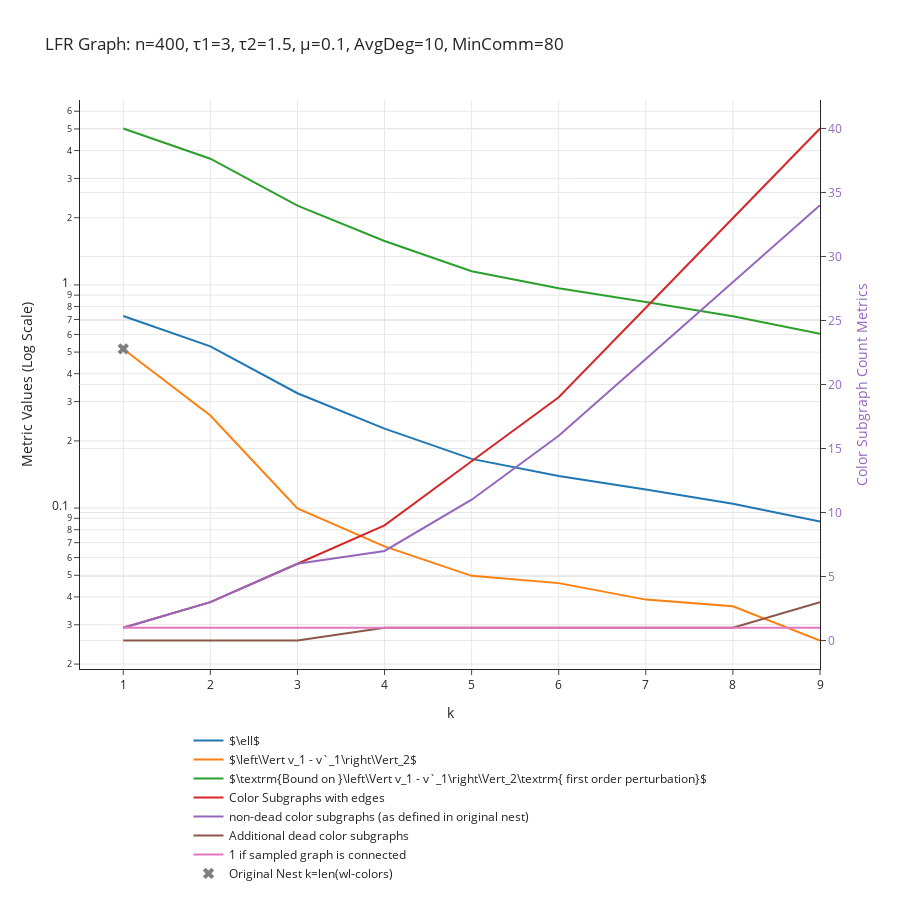

Notebook code for this chart:
### Markdown cell above
# LFR graphs exponential degree sequence

### Code cell
# Get a Graph
n = 400
tau1 = 3
tau2 = 1.5
mu = 0.1
G = nx.LFR_benchmark_graph(
    n, tau1, tau2, mu, average_degree=10, min_community=80, seed=10
)
G.remove_edges_from(nx.selfloop_edges(G))

data_dict = get_convergence_data_of_nest(G, min_cluster_size = 1, max_k=10)
plot_convergence_data(data_dict, f"LFR Graph: n={n}, τ1={tau1}, τ2={tau2}, μ={mu}, AvgDeg=10, MinComm=80")

### Figure 1 — Plotly figure (JSON) as saved in the notebook; plotly's stock layout.template omitted (floating-point values rounded to 4 significant figures)
{"data": [{"mode": "lines", "name": "$\\ell$", "type": "scatter", "x": [1, 2, 3, 4, 5, 6, 7, 8, 9], "y": [0.7254, 0.5308, 0.327, 0.2271, 0.1662, 0.1394, 0.121, 0.1045, 0.08717]}, {"mode": "lines", "name": "$\\left\\Vert v_1 - v`_1\\right\\Vert_2$", "type": "scatter", "x": [1, 2, 3, 4, 5, 6, 7, 8, 9], "y": [0.5165, 0.26, 0.09955, 0.06734, 0.0497, 0.04611, 0.03889, 0.0363, 0.02549]}, {"mode": "lines", "name": "$\\textrm{Bound on }\\left\\Vert v_1 - v`_1\\right\\Vert_2\\textrm{ first order perturbation}$", "type": "scatter", "x": [1, 2, 3, 4, 5, 6, 7, 8, 9], "y": [5.024, 3.676, 2.265, 1.573, 1.151, 0.9653, 0.8384, 0.724, 0.6037]}, {"mode": "lines", "name": "Color Subgraphs with edges", "type": "scatter", "x": [1, 2, 3, 4, 5, 6, 7, 8, 9], "y": [1, 3, 6, 9, 14, 19, 26, 33, 40], "yaxis": "y2"}, {"mode": "lines", "name": "non-dead color subgraphs (as defined in original nest)", "type": "scatter", "x": [1, 2, 3, 4, 5, 6, 7, 8, 9], "y": [1, 3, 6, 7, 11, 16, 22, 28, 34], "yaxis": "y2"}, {"mode": "lines", "name": "Additional dead color subgraphs", "type": "scatter", "x": [1, 2, 3, 4, 5, 6, 7, 8, 9], "y": [0, 0, 0, 1, 1, 1, 1, 1, 3], "yaxis": "y2"}, {"mode": "lines", "name": "1 if sampled graph is connected", "type": "scatter", "x": [1, 2, 3, 4, 5, 6, 7, 8, 9], "y": [1, 1, 1, 1, 1, 1, 1, 1, 1], "yaxis": "y2"}, {"marker": {"size": 10, "symbol": "x"}, "mode": "markers", "name": "Original Nest k=len(wl-colors)", "type": "scatter", "x": [1], "y": [0.5165]}], "layout": {"height": 900, "hovermode": "closest", "legend": {"orientation": "h", "x": 0.5, "xanchor": "center", "y": -0.1, "yanchor": "top"}, "title": {"text": "LFR Graph: n=400, τ1=3, τ2=1.5, μ=0.1, AvgDeg=10, MinComm=80"}, "xaxis": {"title": {"text": "k"}}, "yaxis": {"exponentformat": "e", "title": {"text": "Metric Values (Log Scale)"}, "type": "log"}, "yaxis2": {"overlaying": "y", "side": "right", "tickfont": {"color": "rgba(148, 103, 189, 1)"}, "title": {"font": {"color": "rgba(148, 103, 189, 1)"}, "text": "Color Subgraph Count Metrics"}, "type": "linear"}}}
